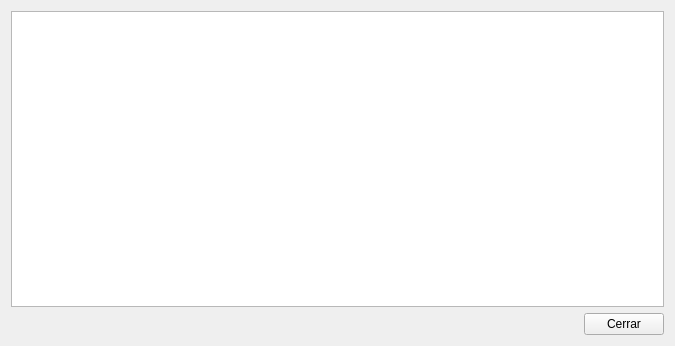
<?xml version="1.0" encoding="UTF-8"?>
<ui version="4.0">
 <class>graphicsWidget</class>
 <widget class="QWidget" name="graphicsWidget">
  <property name="geometry">
   <rect>
    <x>0</x>
    <y>0</y>
    <width>675</width>
    <height>346</height>
   </rect>
  </property>
  <property name="windowTitle">
   <string>Form</string>
  </property>
  <layout class="QVBoxLayout" name="verticalLayout">
   <item>
    <widget class="QGraphicsView" name="graphicsView"/>
   </item>
   <item>
    <layout class="QHBoxLayout" name="horizontalLayout">
     <item>
      <spacer name="horizontalSpacer">
       <property name="orientation">
        <enum>Qt::Horizontal</enum>
       </property>
       <property name="sizeHint" stdset="0">
        <size>
         <width>40</width>
         <height>20</height>
        </size>
       </property>
      </spacer>
     </item>
     <item>
      <widget class="QPushButton" name="closeButton">
       <property name="text">
        <string>Cerrar</string>
       </property>
      </widget>
     </item>
    </layout>
   </item>
  </layout>
 </widget>
 <resources/>
 <connections/>
</ui>
